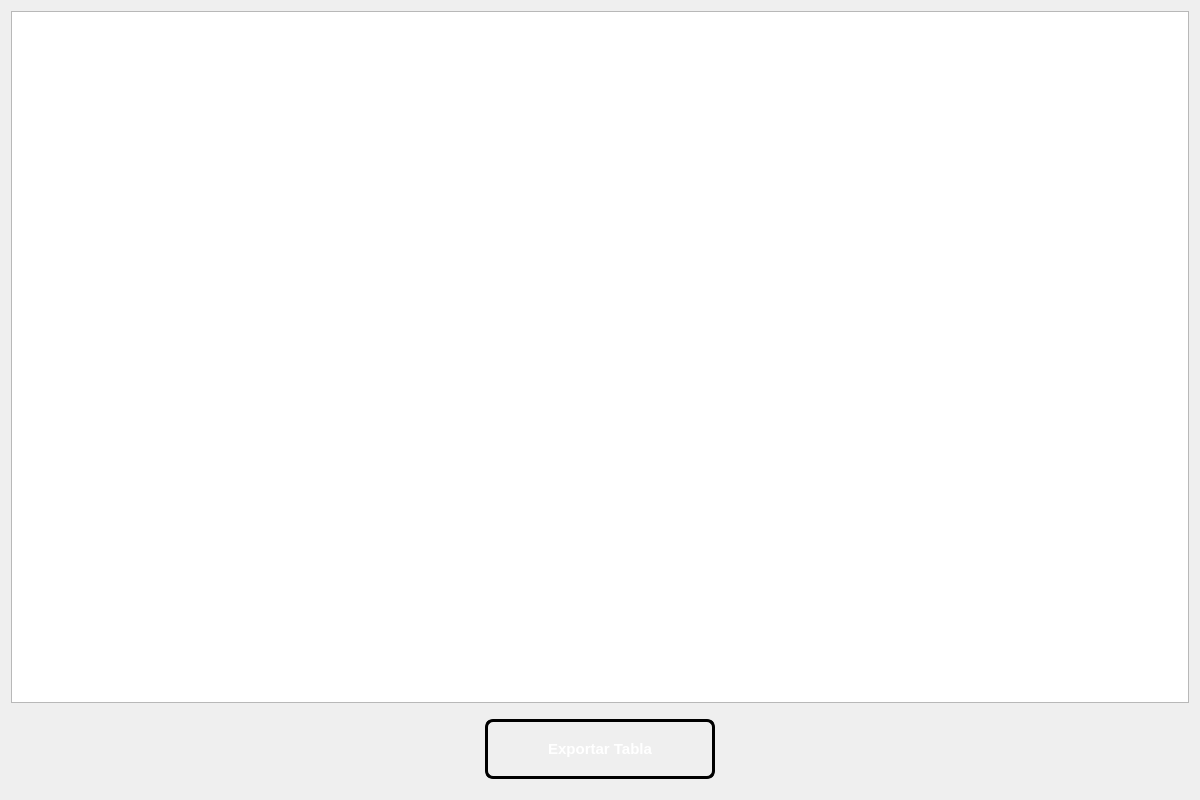
<?xml version="1.0" encoding="UTF-8"?>
<ui version="4.0">
 <class>PantallaTablaHash</class>
 <widget class="QWidget" name="PantallaTablaHash">
  <property name="geometry">
   <rect>
    <x>0</x>
    <y>0</y>
    <width>1200</width>
    <height>800</height>
   </rect>
  </property>
  <property name="windowTitle">
   <string>Form</string>
  </property>
  <layout class="QVBoxLayout" name="verticalLayout">
   <item>
    <widget class="QGraphicsView" name="graphicsView"/>
   </item>
   <item>
    <widget class="QWidget" name="widget" native="true">
     <property name="sizePolicy">
      <sizepolicy hsizetype="Preferred" vsizetype="Preferred">
       <horstretch>0</horstretch>
       <verstretch>80</verstretch>
      </sizepolicy>
     </property>
     <property name="maximumSize">
      <size>
       <width>16777215</width>
       <height>80</height>
      </size>
     </property>
     <layout class="QHBoxLayout" name="horizontalLayout">
      <item>
       <spacer name="horizontalSpacer">
        <property name="orientation">
         <enum>Qt::Orientation::Horizontal</enum>
        </property>
        <property name="sizeHint" stdset="0">
         <size>
          <width>458</width>
          <height>20</height>
         </size>
        </property>
       </spacer>
      </item>
      <item>
       <widget class="QPushButton" name="btnExportar">
        <property name="minimumSize">
         <size>
          <width>230</width>
          <height>60</height>
         </size>
        </property>
        <property name="styleSheet">
         <string notr="true">QPushButton#btnExportar {
    background-color: qlineargradient(spread:pad, x1:0, y1:0, x2:1, y2:1, 
                        stop:0 rgb(8, 2, 48), 
                        stop:1 rgb(255, 163, 72));
    
    border: 3px solid black;
    border-radius: 8px;
    
    color: white;
    font-family: &quot;Arial Black&quot;, Gadget, sans-serif;
    font-size: 15px;
    font-weight: bold;
    text-transform: uppercase;
    
    padding: 10px 25px;
}

QPushButton#btnExportar:hover {
    background-color: qlineargradient(spread:pad, x1:0, y1:0, x2:1, y2:1, 
                        stop:0 rgb(38, 13, 173), 
                        stop:1 rgb(87, 227, 137));
    border-color: #f1c40f;
}


QPushButton#btnExportar:pressed {
    background-color: #2c3e50;
    padding-top: 12px;
    padding-left: 27px;
}</string>
        </property>
        <property name="text">
         <string>Exportar Tabla</string>
        </property>
       </widget>
      </item>
      <item>
       <spacer name="horizontalSpacer_2">
        <property name="orientation">
         <enum>Qt::Orientation::Horizontal</enum>
        </property>
        <property name="sizeHint" stdset="0">
         <size>
          <width>458</width>
          <height>20</height>
         </size>
        </property>
       </spacer>
      </item>
     </layout>
    </widget>
   </item>
  </layout>
 </widget>
 <resources/>
 <connections/>
</ui>
